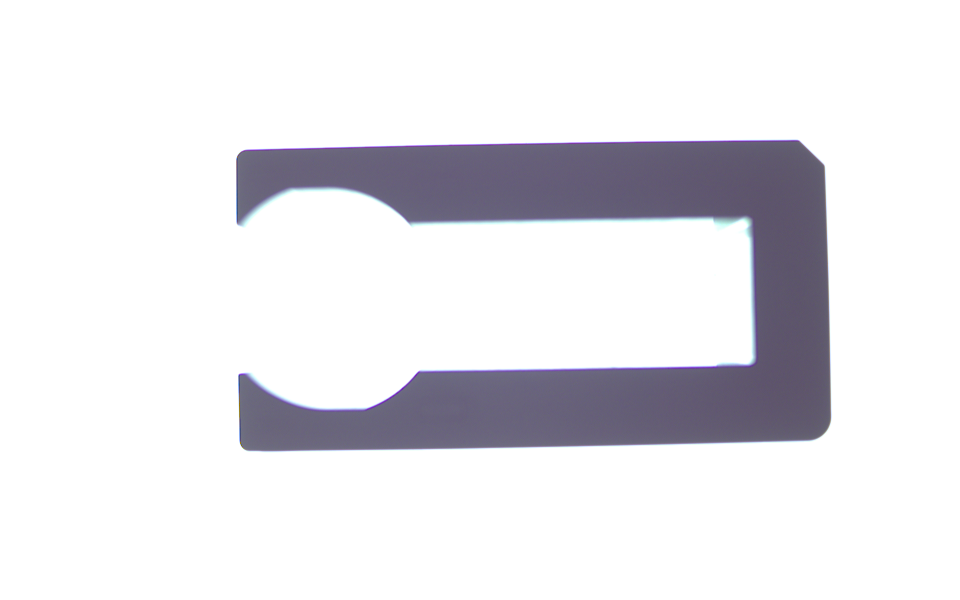
#> input picture Motor_Sparings_Capstone_Project/Assets/Motor_Stampings2.png, 1920 x 1200 px, found by its file name (shown at 1/2 size)
$ jupyter execute Defects.ipynb
#> lines starting #> are read from the running program, lines starting #| are printed output that depends on the picture; after the words box and inside, x2 and y2 are one past the last pixel; in counts of white or black regions, pixels touching at a corner belong together
[cell 1]
import cv2
import numpy as np
import matplotlib.pyplot as plt

[cell 2]
image_path = '/home/hp/Documents/Daily_Task/Day_2/Motor_Sparings_Capstone_Project/Assets/Motor_Stampings2.png'
original_image = cv2.imread(image_path)
#> original_image is the input picture: shape (1200, 1920, 3); mean B, G, R 233.2, 229, 229.9
copy_image = original_image.copy()
gray = cv2.cvtColor(original_image, cv2.COLOR_BGR2GRAY)

thresh_val, thresh_img = cv2.threshold(gray, 150, 255, cv2.THRESH_BINARY_INV)
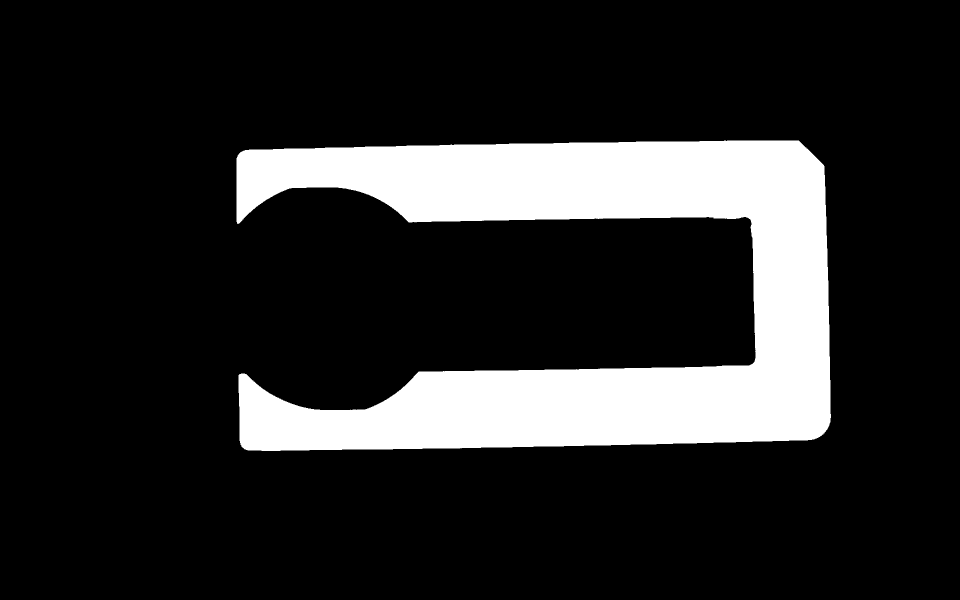
#> thresh_img: shape (1200, 1920) (shown at 1/2 size); 15.9% white; 1 white region

contours, _ = cv2.findContours(thresh_img, cv2.RETR_LIST, cv2.CHAIN_APPROX_SIMPLE)
#> contours = 1 contour; box (x1, y1, x2, y2) and area: (473, 281, 1662, 902) 364232

cv2.drawContours(copy_image, contours, -1, (0,255,0), 15, cv2.LINE_AA)
#> copy_image: shape (1200, 1920, 3); 4.6% of pixels changed, all inside (x1, y1, x2, y2) = (464, 272, 1671, 911)
plt.imshow(copy_image)
plt.axis('off')
plt.show()

[cell 3]
import cv2
import matplotlib.pyplot as plt
import numpy as np

image_path = '/home/hp/Documents/Daily_Task/Day_2/Motor_Sparings_Capstone_Project/Assets/Motor_Stampings2.png'
original_image = cv2.imread(image_path)
copy_image = original_image.copy()
gray = cv2.cvtColor(original_image, cv2.COLOR_BGR2GRAY)

thresh_val, thresh_img = cv2.threshold(gray, 150, 255, cv2.THRESH_BINARY_INV)

contours, _ = cv2.findContours(thresh_img, cv2.RETR_CCOMP, cv2.CHAIN_APPROX_SIMPLE)

for i, contour in enumerate(contours):

    x, y, w, h = cv2.boundingRect(contour)
    cv2.rectangle(copy_image, (x, y), (x + w, y + h), (0, 0, 255), 2, cv2.LINE_AA)

    print(f"Contour {i+1}: Bounding Box (x={x}, y={y}, w={w}, h={h})")
#> this loop made 1 pass
#> (x, y, w, h) on pass 1: (473, 281, 1189, 621)
#> (printed output is left out)
#> copy_image: shape (1200, 1920, 3); 0.79% of pixels changed, all inside (x1, y1, x2, y2) = (471, 279, 1665, 905)


# 3. Display the result
plt.figure(figsize=(8, 8))
plt.imshow(cv2.cvtColor(copy_image, cv2.COLOR_BGR2RGB)) # Convert BGR to RGB for matplotlib
plt.title('Contours with Minimum Enclosing Rectangles (Red)')
plt.axis('off')
plt.show()

[cell 4]
image_path = '/home/hp/Documents/Daily_Task/Day_2/Motor_Sparings_Capstone_Project/Assets/Motor_Stampings2.png'
original_image = cv2.imread(image_path)
copy_image = original_image.copy()
gray = cv2.cvtColor(original_image, cv2.COLOR_BGR2GRAY)
canny = cv2.Canny(gray, 50,150)
#> canny: shape (1200, 1920); 0.27% white in thin lines or dots, all inside (x1, y1, x2, y2) = (472, 280, 1663, 903)
circles = cv2.HoughCircles(gray, cv2.HOUGH_GRADIENT, 1.4, 100)
#> circles = [[654.5, 597.1, 222.6]]
if circles is not None:
	# convert the (x, y) coordinates and radius of the circles to integers
	circles = np.round(circles[0, :]).astype("int")
#> circles = [[654, 597, 223]]
	# loop over the (x, y) coordinates and radius of the circles
	for (x, y, r) in circles:
		# draw the circle in the output image, then draw a rectangle
		# corresponding to the center of the circle
		cv2.circle(copy_image, (x, y), r, (0, 255, 0), 4)
		cv2.rectangle(copy_image, (x - 5, y - 5), (x + 5, y + 5), (0, 128, 255), -1)
#> this loop made 1 pass
#> copy_image: shape (1200, 1920, 3); 0.31% of pixels changed, all inside (x1, y1, x2, y2) = (429, 372, 880, 823)

    # Convert the output image to RGB for correct colors in Matplotlib
output_rgb = cv2.cvtColor(copy_image, cv2.COLOR_BGR2RGB)
plt.imshow(output_rgb, cmap="gray")
plt.axis('off')
plt.show()

[cell 5]
import cv2
import numpy as np
import matplotlib.pyplot as plt

# Load
img = cv2.imread('/home/hp/Documents/Daily_Task/Day_2/Motor_Sparings_Capstone_Project/Assets/Motor_Stampings2.png')
gray = cv2.cvtColor(img, cv2.COLOR_BGR2GRAY)

# 1. Remove background
h, w = gray.shape
mask = np.zeros((h+2, w+2), np.uint8)
ff = gray.copy()
cv2.floodFill(ff, mask, (0,0), 0)

# 2. Threshold metal vs hole
th = cv2.adaptiveThreshold(ff, 255,
                           cv2.ADAPTIVE_THRESH_GAUSSIAN_C,
                           cv2.THRESH_BINARY_INV,
                           51, 5)
#> th: shape (1200, 1920); 4.7% white; 273 white regions (256 under 20 px), largest, box (x1, y1, x2, y2) and area: (457, 264, 1681, 921) 88635, (820, 419, 1525, 746) 12913, (481, 359, 793, 439) 3926

# 3. Remove tiny noise
kernel = np.ones((7,7), np.uint8)
th = cv2.morphologyEx(th, cv2.MORPH_CLOSE, kernel)
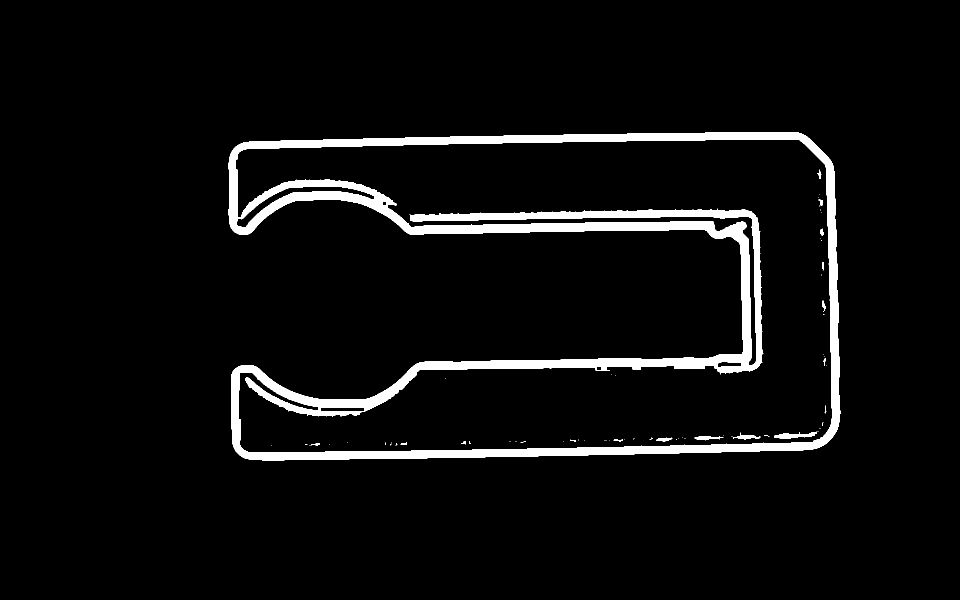
#> th: shape (1200, 1920) (shown at 1/2 size); 4.9% white; 67 white regions (51 under 20 px)

# 4. Contours with CCOMP hierarchy
contours, hierarchy = cv2.findContours(th, cv2.RETR_CCOMP, cv2.CHAIN_APPROX_SIMPLE)
#> contours = 73 contours, 56 with area under 20; largest, box (x1, y1, x2, y2) and area: (457, 264, 1681, 921) 476900, (471, 278, 1666, 906) 367830, (473, 372, 749, 456) 3598, (640, 814, 730, 823) 710, (1549, 863, 1634, 877) 495

# FILTERING
outer_cnt = None
inner_cnt = None

max_outer_area = 0
max_inner_area = 0

for i, cnt in enumerate(contours):
    area = cv2.contourArea(cnt)
    parent = hierarchy[0][i][3]

    # --- OUTER SHAPE (parent = -1) ---
    if parent == -1 and area > max_outer_area:
        max_outer_area = area
        outer_cnt = cnt

    # --- INNER HOLE (parent >= 0) ---
    if parent != -1 and area > max_inner_area:
        max_inner_area = area
        inner_cnt = cnt
#> this loop made 73 passes
#> (area, parent, max_outer_area) on passes 27, 32, 36, 39, 40, 67: (30.5, -1, 30.5), (125.5, -1, 125.5), (180, -1, 180), (213, -1, 213), (495, -1, 495), (476900, -1, 476900)
#> after the loop, inner_cnt = contour of 1472 points, box (x1, y1, x2, y2) (471, 278, 1666, 906), area 367830; max_inner_area = 367830.5; max_outer_area = 476900; outer_cnt = contour of 749 points, box (x1, y1, x2, y2) (457, 264, 1681, 921), area 476900

# compute rectangles
rect_outer = cv2.minAreaRect(outer_cnt)
#> rect_outer = ((1066.6, 591.1), (1218.1, 643.1), -1.05)
outer_box = cv2.boxPoints(rect_outer).astype(int)
#> outer_box = [[463, 923], [451, 280], [1669, 258], [1681, 901]]

rect_inner = cv2.minAreaRect(inner_cnt)
#> rect_inner = ((1066.3, 590.7), (1189.2, 614.1), -1.01)
inner_box = cv2.boxPoints(rect_inner).astype(int)
#> inner_box = [[477, 908], [466, 294], [1655, 273], [1666, 887]]

# draw
out = img.copy()
cv2.drawContours(out, [outer_box], 0, (255,0,0), 4) # BLUE outer
cv2.drawContours(out, [inner_box], 0, (0,255,0), 4) # GREEN inner
plt.imshow(out[...,::-1])
plt.axis('off')
plt.show()

[cell 6]
import cv2
import numpy as np
import matplotlib.pyplot as plt

# Your image path and known values
image_path = '/home/hp/Documents/Daily_Task/Day_2/Motor_Sparings_Capstone_Project/Assets/Motor_Stampings.png'
known_radius = 75  # From your contour print
approx_center = (398, 338)  # Use as guide for minDist

original_image = cv2.imread(image_path)
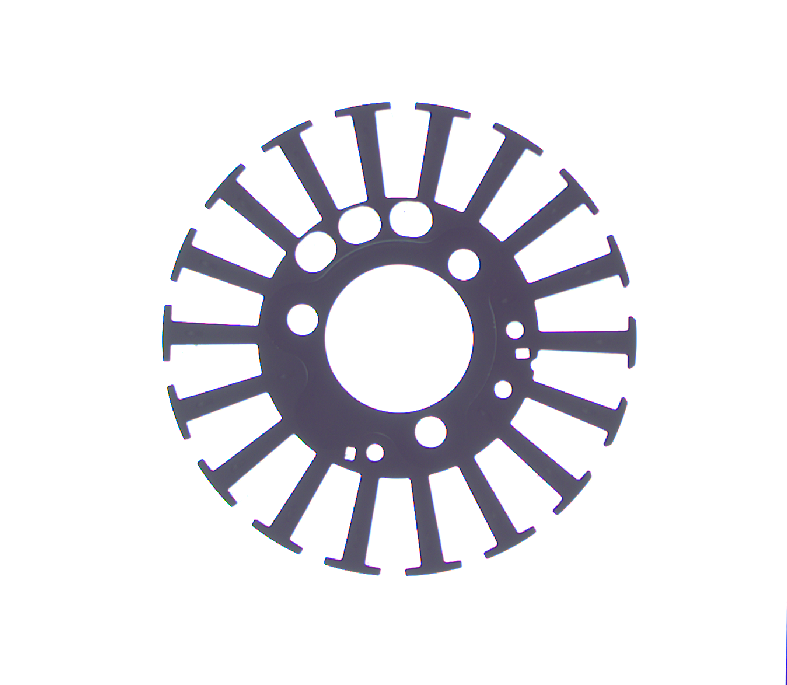
#> input picture Motor_Sparings_Capstone_Project/Assets/Motor_Stampings.png, 787 x 685 px, found by its file name
#> original_image is the input picture: shape (685, 787, 3); mean B, G, R 233.4, 229.6, 230.3
if original_image is None:
    print("Error: Could not load image.")
    exit()

copy_image = original_image.copy()
gray = cv2.cvtColor(original_image, cv2.COLOR_BGR2GRAY)
#> gray: shape (685, 787)

# Optional: Light Gaussian blur to bridge tiny edge gaps (helps Hough votes)
gray_blurred = cv2.GaussianBlur(gray, (3, 3), 0)

# Canny edges (your params)
canny = cv2.Canny(gray_blurred, 50, 150)  # Use blurred for input
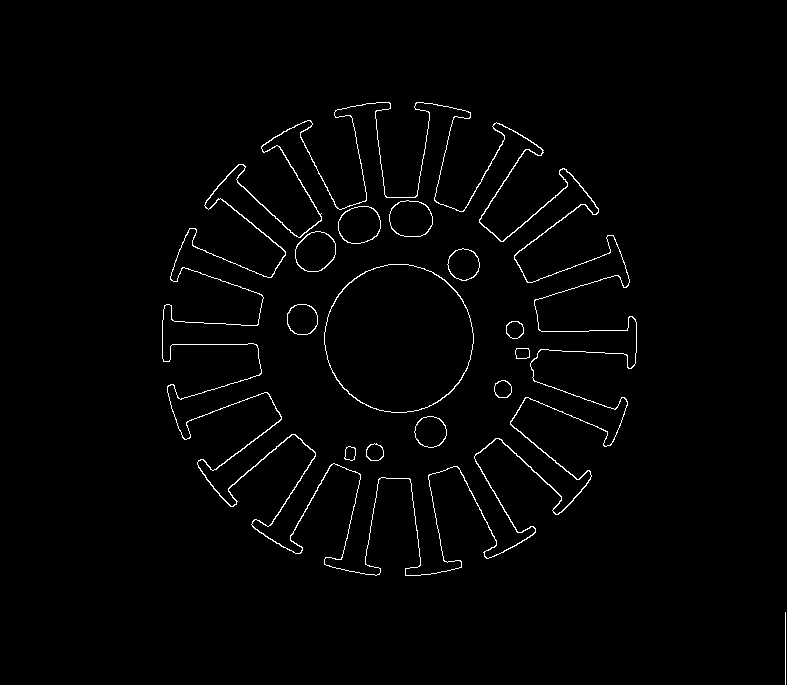
#> canny: shape (685, 787); 1.5% white in thin lines or dots, all inside (x1, y1, x2, y2) = (162, 102, 786, 685)

# HoughCircles with radius constraint
# dp=1 (full res), minDist ~ image size to get 1 circle, param1=Canny thresh, param2=vote thresh
h, w = gray.shape
min_dist = np.sqrt(h**2 + w**2) / 2  # Large to avoid duplicates
circles = cv2.HoughCircles(
    gray_blurred,  # Use blurred gray for gradient computation
    cv2.HOUGH_GRADIENT,
    dp=1,  # Inverse resolution of accumulator
    minDist=min_dist,
    param1=50,  # Canny upper thresh (matches your Canny)
    param2=40,  # Min votes (tune: 40-80; higher = stricter)
    minRadius=known_radius - 5,  # 70
    maxRadius=known_radius + 5   # 80
)
#> circles = [[398.5, 338.5, 73.8]]

if circles is not None:
    # Round to ints
    circles = np.round(circles[0, :]).astype("int")
#> circles = [[398, 338, 74]]
    print(f"Detected {len(circles)} circle(s)")
#| Detected 1 circle(s)
    for i, (x, y, r) in enumerate(circles):
        print(f"Circle {i+1}: Center ({x}, {y}), Radius {r}")
        # Draw circle (green) and center rect (orange)
        cv2.circle(copy_image, (x, y), r, (0, 255, 0), 4)
        cv2.rectangle(copy_image, (x - 5, y - 5), (x + 5, y + 5), (0, 128, 255), -1)

        # Bonus: Compare to known center/radius (red dashed circle)
        cv2.circle(copy_image, approx_center, known_radius, (0, 0, 255), 2)
        cv2.circle(copy_image, approx_center, 3, (0, 0, 255), -1)
#> this loop made 1 pass
#> (printed output is left out)
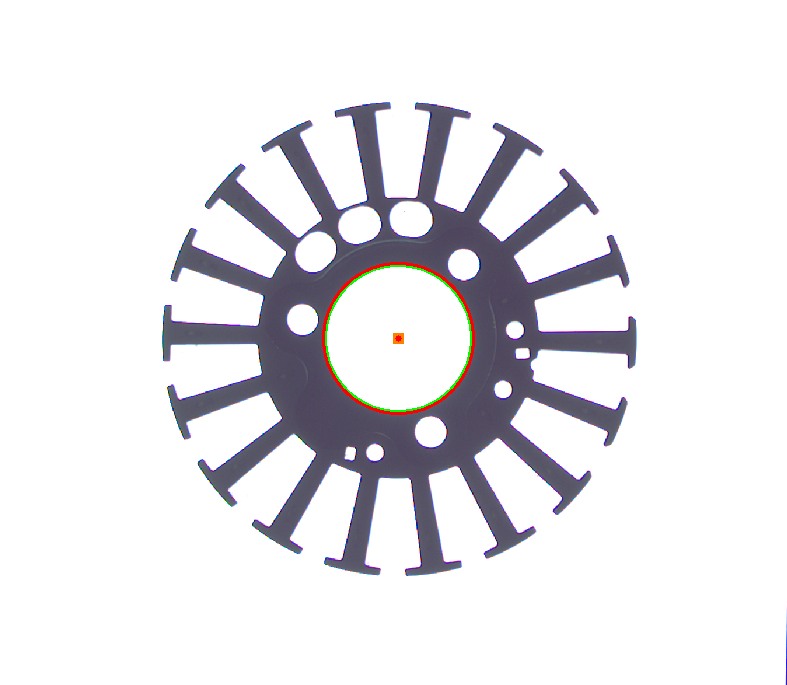
#> copy_image: shape (685, 787, 3); 0.46% of pixels changed, all inside (x1, y1, x2, y2) = (322, 262, 475, 415)
else:
    print("No circles detected—try lowering param2 to 40 or widening radius range.")

# Visualize
output_rgb = cv2.cvtColor(copy_image, cv2.COLOR_BGR2RGB)
#> output_rgb: shape (685, 787, 3)
plt.figure(figsize=(10, 5))
plt.subplot(1, 2, 1)
plt.imshow(canny, cmap='gray')
plt.title('Canny Edges')
plt.axis('off')

plt.subplot(1, 2, 2)
plt.imshow(output_rgb)
plt.title('HoughCircles (Green) vs Known (Red)')
plt.axis('off')
plt.show()

# # Optional: Save
# cv2.imwrite('hough_with_known_radius.png', copy_image)

[cell 7]
image_path = '/home/hp/Documents/Daily_Task/Day_2/Motor_Sparings_Capstone_Project/Assets/Motor_Stampings.png'
original_image = cv2.imread(image_path)

gray_image = cv2.cvtColor(original_image, cv2.COLOR_BGR2GRAY)
_, thresh = cv2.threshold(gray_image, 0, 255, cv2.THRESH_BINARY_INV + cv2.THRESH_OTSU)
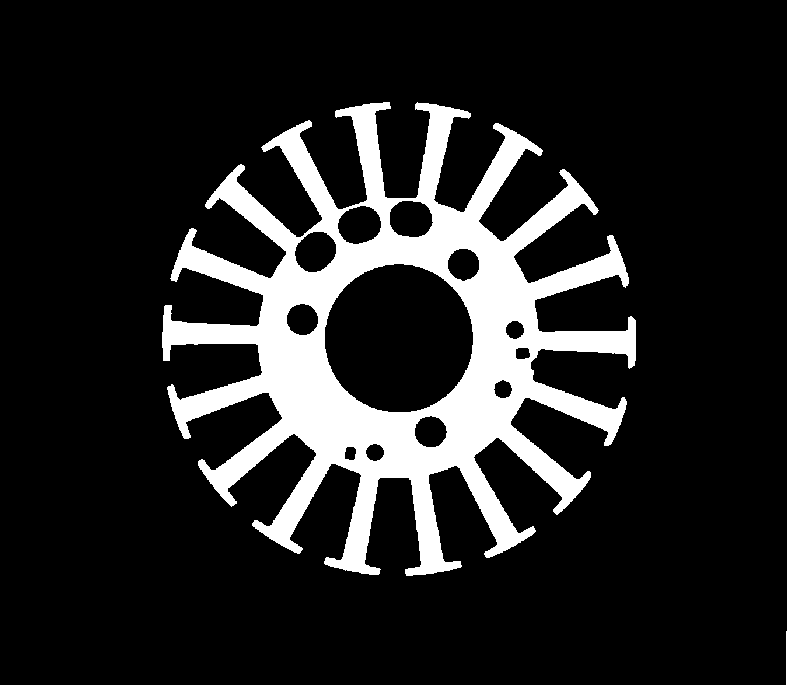
#> thresh: shape (685, 787); 14.5% white; 2 white regions
plt.imshow(thresh, cmap="gray")
plt.axis('off')
plt.show()

[cell 8]
contours, _ = cv2.findContours(thresh, cv2.RETR_LIST, cv2.CHAIN_APPROX_SIMPLE)
#> contours = 14 contours, 1 with area under 20; largest, box (x1, y1, x2, y2) and area: (162, 102, 636, 576) 100028, (324, 263, 474, 413) 17460, (389, 200, 434, 238) 1318, (337, 205, 382, 245) 1316, (294, 231, 337, 273) 1312
max_area = 25000

filtered_contours = []
for contour in contours:
    area = cv2.contourArea(contour)

    if area > max_area:
        filtered_contours.append(contour)
#> this loop made 14 passes
#> area on passes 2 to 9: 142.5, 257, 811, 267, 160, 274, 801.5, 17460
#> after the loop, filtered_contours = 1 contour; box (x1, y1, x2, y2) and area: (162, 102, 636, 576) 100028

result_img = original_image.copy()
cv2.drawContours(result_img, filtered_contours, -1, (0, 255, 0), 2)
plt.imshow(result_img)
plt.axis('off')
plt.show()

[cell 9]
contours, _ = cv2.findContours(thresh, cv2.RETR_LIST, cv2.CHAIN_APPROX_SIMPLE)
min_area = 1400
max_area = 25000

filtered_contours = []
for contour in contours:
    area = cv2.contourArea(contour)

    if min_area < area < max_area:
        filtered_contours.append(contour)
#> after the loop, filtered_contours = 1 contour; box (x1, y1, x2, y2) and area: (324, 263, 474, 413) 17460

result_img = original_image.copy()
cv2.drawContours(result_img, filtered_contours, -1, (0, 255, 0), 2)
plt.imshow(result_img)
plt.axis('off')
plt.show()

[cell 10]
image_path = '/home/hp/Documents/Daily_Task/Day_2/Motor_Sparings_Capstone_Project/Assets/Motor_Stampings2.png'
original_image1 = cv2.imread(image_path)
copy_image1 = original_image1.copy()
gray = cv2.cvtColor(original_image1, cv2.COLOR_BGR2GRAY)
edge = cv2.Canny(gray, 50, 150)

lines = cv2.HoughLinesP(
    edge,
    rho=1,
    theta=np.pi / 180,
    threshold=80,
    minLineLength=867,
    maxLineGap=284
)
#> lines = None
if lines is not None:
    for line in lines:
        x1, y1, x2, y2 = line[0]
        cv2.line(copy_image1, (x1, y1), (x2, y2), (0, 0, 255), 3)

plt.imshow(copy_image1)
plt.axis('off')
plt.show()

[cell 11]
import cv2
import numpy as np
import matplotlib.pyplot as plt

# Load image (replace with your path)
image_path = '/home/hp/Documents/Daily_Task/Day_2/Motor_Sparings_Capstone_Project/Assets/Motor_Stampings.png'
original = cv2.imread(image_path)
gray = cv2.cvtColor(original, cv2.COLOR_BGR2GRAY)

# Step 1: Binary threshold (OTSU for auto)
_, binary = cv2.threshold(gray, 0, 255, cv2.THRESH_BINARY_INV + cv2.THRESH_OTSU)

# Step 2: Close gaps (optional, for wide slots)
kernel = np.ones((3, 3), np.uint8)
binary = cv2.morphologyEx(binary, cv2.MORPH_CLOSE, kernel)
#> binary: shape (685, 787); 14.5% white; 2 white regions

# Step 3: Find contours, pick largest
contours, _ = cv2.findContours(binary, cv2.RETR_EXTERNAL, cv2.CHAIN_APPROX_SIMPLE)
#> contours = 2 contours, 1 with area under 20; largest, box (x1, y1, x2, y2) and area: (162, 102, 636, 576) 100058
if not contours:
    raise ValueError("No contours found")
outer_contour = max(contours, key=cv2.contourArea)
#> outer_contour = contour of 2591 points, box (x1, y1, x2, y2) (162, 102, 636, 576), area 100058

# Step 4: Least-squares circle fit (robust to discontinuities)
def least_squares_circle_fit(points):
    """Fit circle via algebraic least-squares (x² + y² + Dx + Ey + F = 0)"""
    x, y = points[:, 0], points[:, 1]
    A = np.c_[x, y, np.ones(x.shape)]
    b = -(x**2 + y**2)
    coeffs = np.linalg.lstsq(A, b, rcond=None)[0]
    D, E, F = coeffs
    cx, cy = -D/2, -E/2
    r = np.sqrt((D/2)**2 + (E/2)**2 - F)
    return (cx, cy), r

points = outer_contour.reshape(-1, 2).astype(np.float32)
#> points = 2591 pairs, first value 162 to 635, second value 102 to 575
(center, radius) = least_squares_circle_fit(points)
#> in least_squares_circle_fit, `x, y = points[:, 0], points[:, 1]`: x = 2591 values, max 635 at index 1931, min 162 at index 619, mean 393.9; y = 2591 values, max 575 at index 1328, min 102 at index 0, mean 340.6
#> in least_squares_circle_fit, `A = np.c_[x, y, np.ones(x.shape)]`: A = 2591 rows, first 8: [383, 102, 1], [382, 103, 1], [370, 103, 1], [369, 104, 1], [363, 104, 1], [361, 106, 1], [355, 106, 1], [354, 107, 1]
#> in least_squares_circle_fit, `b = -(x**2 + y**2)`: b = 2591 values, max -82256 at index 323, min -577845 at index 1659, mean -310996.8
#> in least_squares_circle_fit, `coeffs = np.linalg.lstsq(A, b, rcond=None)[0]`: coeffs = [-794.5, -677.8, 232741.3]
#> in least_squares_circle_fit, `D, E, F = coeffs`: D = -794.5; E = -677.8; F = 232741.3
#> in least_squares_circle_fit, `cx, cy = -D/2, -E/2`: cx = 397.3; cy = 338.9
#> in least_squares_circle_fit, `r = np.sqrt((D/2)**2 + (E/2)**2 - F)`: r = 199.8
#> center = (397.3, 338.9); radius = 199.8
center = (int(center[0]), int(center[1]))
#> center = (397, 338)
radius = int(radius)
#> radius = 199

print(f"Outer Circle: Center {center}, Radius {radius} px")
#| Outer Circle: Center (397, 338), Radius 199 px

# Visualize
result = original.copy()
cv2.drawContours(result, [outer_contour], -1, (0, 255, 0), 2)
cv2.circle(result, center, radius, (255, 0, 0), 3)
cv2.circle(result, center, 5, (0, 0, 255), -1)  # Center dot
#> result: shape (685, 787, 3); mean B, G, R 227.9, 231, 223

# Plot
plt.figure(figsize=(10, 5))
plt.subplot(1, 2, 1); plt.imshow(binary, cmap='gray'); plt.title('Binary Mask'); plt.axis('off')
plt.subplot(1, 2, 2); plt.imshow(cv2.cvtColor(result, cv2.COLOR_BGR2RGB)); plt.title('Detected Outer Circle'); plt.axis('off')
plt.show()
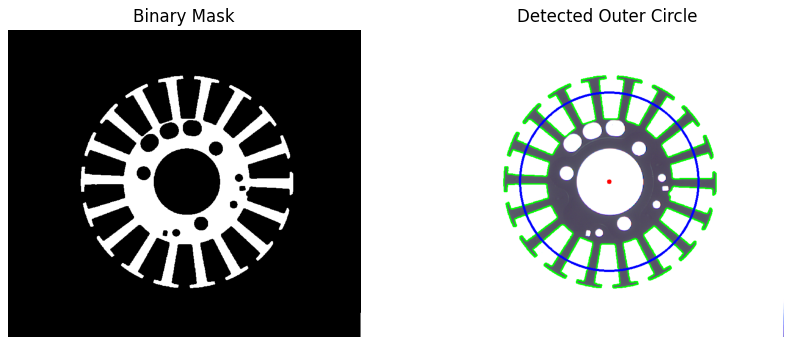
#> figure drawn by matplotlib, 2 panels

# # Save
# cv2.imwrite('outer_circle_detected.png', result)
